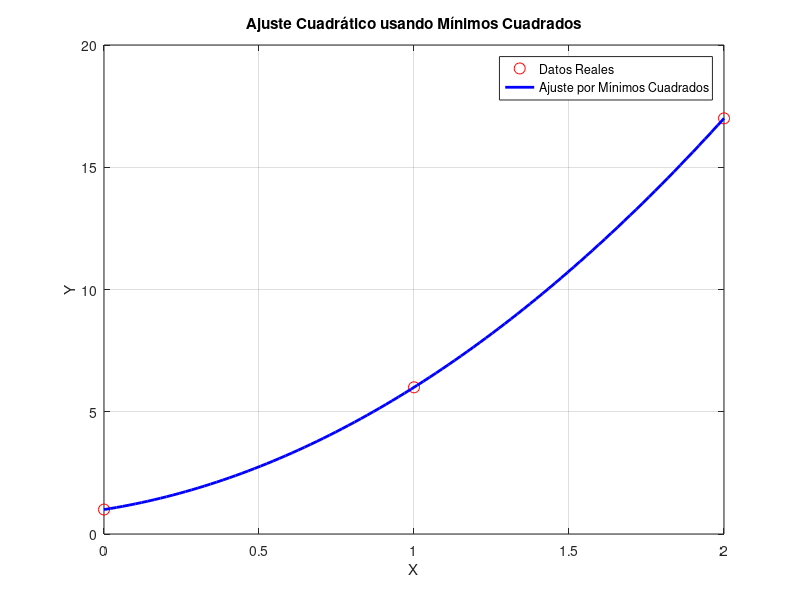

The MATLAB script that drew this image:
%% Limpieza
clear;
clc;
close all;

%% Datos
% Tomando como referencia la función cuadrática y = 2x^2 + 3x + 1
XY = [0 1; 1 6; 2 17]; % (x, y) puntos de datos

%% Implementación de Mínimos Cuadrados

% Matriz de diseño (X)
% Añadimos una columna de x^2, una de x y una de unos para los coeficientes a, b y c
X = [XY(:, 1).^2, XY(:, 1), ones(size(XY, 1), 1)];

% Vector de valores reales (Y)
Y = XY(:, 2);

% Cálculo de los coeficientes de la parábola usando la fórmula de mínimos cuadrados:
% coeficientes = inv(X'*X)*X'*Y;
coeficientes = (X' * X) \ (X' * Y);

% Los coeficientes a, b, c resultantes
a = coeficientes(1);
b = coeficientes(2);
c = coeficientes(3);

% Mostrar los resultados
fprintf('Coeficiente a: %.4f\n', a);
fprintf('Coeficiente b: %.4f\n', b);
fprintf('Coeficiente c: %.4f\n', c);

%% Visualización de los resultados

% Generar puntos para la curva estimada
x_vals = linspace(min(XY(:, 1)), max(XY(:, 1)), 100);
y_estimados = a * x_vals.^2 + b * x_vals + c;

% Gráfica de los datos originales y la curva ajustada
figure;
plot(XY(:, 1), XY(:, 2), 'ro', 'MarkerSize', 8, 'DisplayName', 'Datos Reales');
hold on;
plot(x_vals, y_estimados, 'b-', 'LineWidth', 2, 'DisplayName', 'Ajuste por Mínimos Cuadrados');
xlabel('X');
ylabel('Y');
legend;
title('Ajuste Cuadrático usando Mínimos Cuadrados');
grid on;
hold off;
